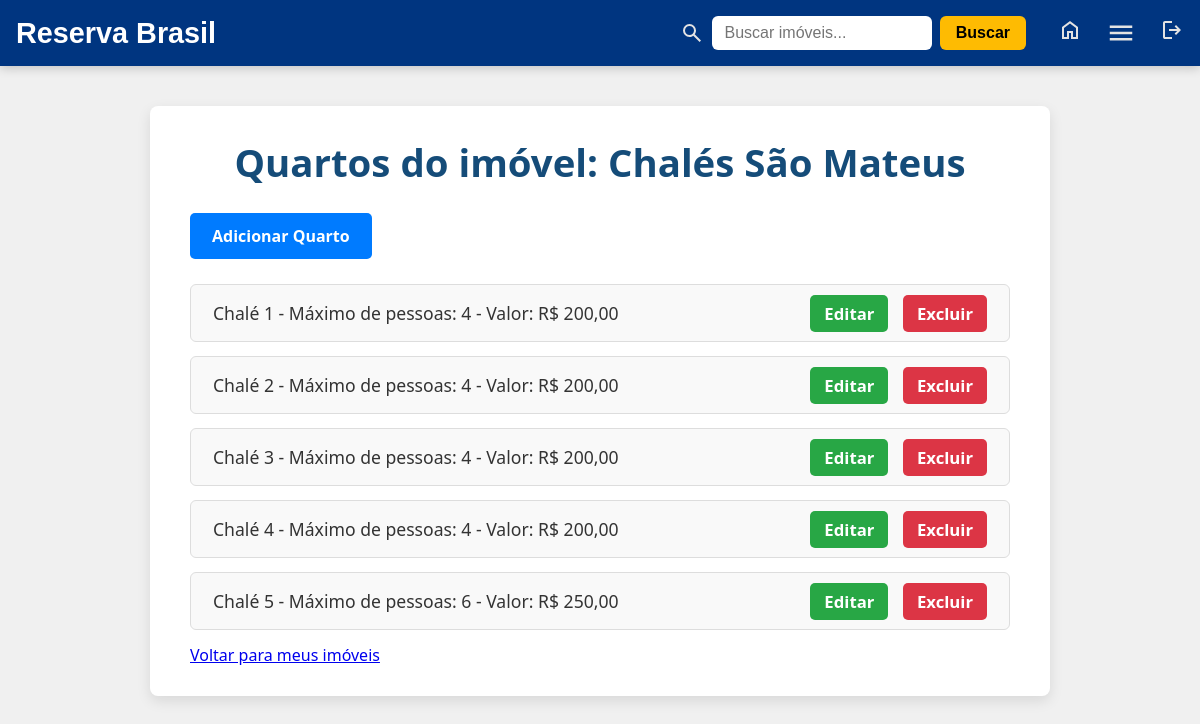
The page /meus-imoveis/10/quartos/ (signed in) on the database as committed earlier.
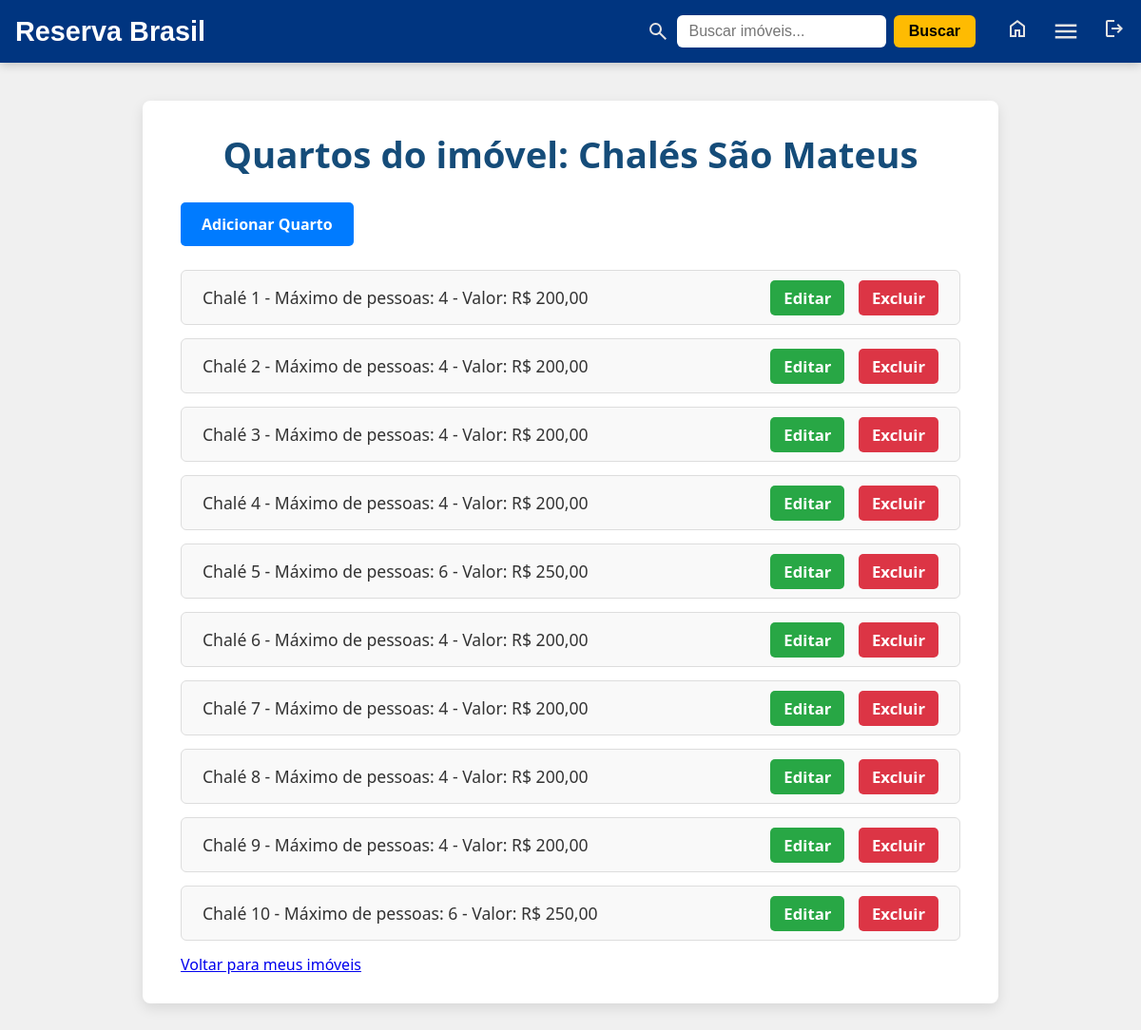
The same page on the database as committed later.
### core/models.py (models this page shows, shortened)
class Room(models.Model):
    property = models.ForeignKey(Property, on_delete=models.CASCADE, related_name='rooms')
    name = models.CharField(max_length=100)
    beds = models.PositiveIntegerField(default=1)
    price = models.DecimalField(max_digits=10, decimal_places=2)
    numberOfPeople = models.IntegerField(null=True, blank=True)
    description = models.TextField(blank=True, null=True)

### core/views.py (the view)
# urls.py: path('meus-imoveis/<int:property_id>/quartos/', RoomListView.as_view(), name='room-list'),
class RoomListView(LoginRequiredMixin, ListView):
    model = Room
    template_name = "room_list.html"
    context_object_name = "rooms"
    def get_queryset(self):
        property_id = self.kwargs['property_id']
        property_obj = get_object_or_404(Property, id_property=property_id, owner=self.request.user)
        return property_obj.rooms.all()
    def get_context_data(self, **kwargs):
        context = super().get_context_data(**kwargs)
        context['property'] = get_object_or_404(Property, id_property=self.kwargs['property_id'])
        return context

### core/templates/room_list.html (shortened to what this page needs)
{% load static %}
<!DOCTYPE html>
<html lang="en">
    <head>
        <link rel="stylesheet" href="{% static 'css/room_list.css' %}" />
    </head>
    <body>
        {% include "base.html" %} {% block content %}
        <div class="property-container">
            <h1>Quartos do imóvel: {{ property.name }}</h1>
            <a href="{% url 'room-create' property.id_property %}" class="create-button"
                >Adicionar Quarto</a
            >
            <ul class="property-list">
                {% for room in rooms %}
                <li>
                    <span
                        >{{ room.name }} - Máximo de pessoas: {{ room.numberOfPeople }} - Valor: R$
                        {{ room.price }}</span
                    >
                    <div>
                        <a href="{% url 'room-update' room.pk %}" class="edit-btn">Editar</a>
                        <a href="{% url 'room-delete' room.pk %}" class="delete-btn">Excluir</a>
                    </div>
                </li>
                {% empty %}
                <li class="empty-message">Nenhum quarto cadastrado para este imóvel.</li>
                {% endfor %}
            </ul>
            <a href="{% url 'my-properties' %}">Voltar para meus imóveis</a>
        </div>
        {% endblock %}
    </body>
</html>

Rows that differ between the two databases and show on the page:
added Room: name "Chalé 6", numberOfPeople "4", price "200,00"
added Room: name "Chalé 7", numberOfPeople "4", price "200,00"
added Room: name "Chalé 8", numberOfPeople "4", price "200,00"
added Room: name "Chalé 9", numberOfPeople "4", price "200,00"
added Room: name "Chalé 10", numberOfPeople "6", price "250,00"
